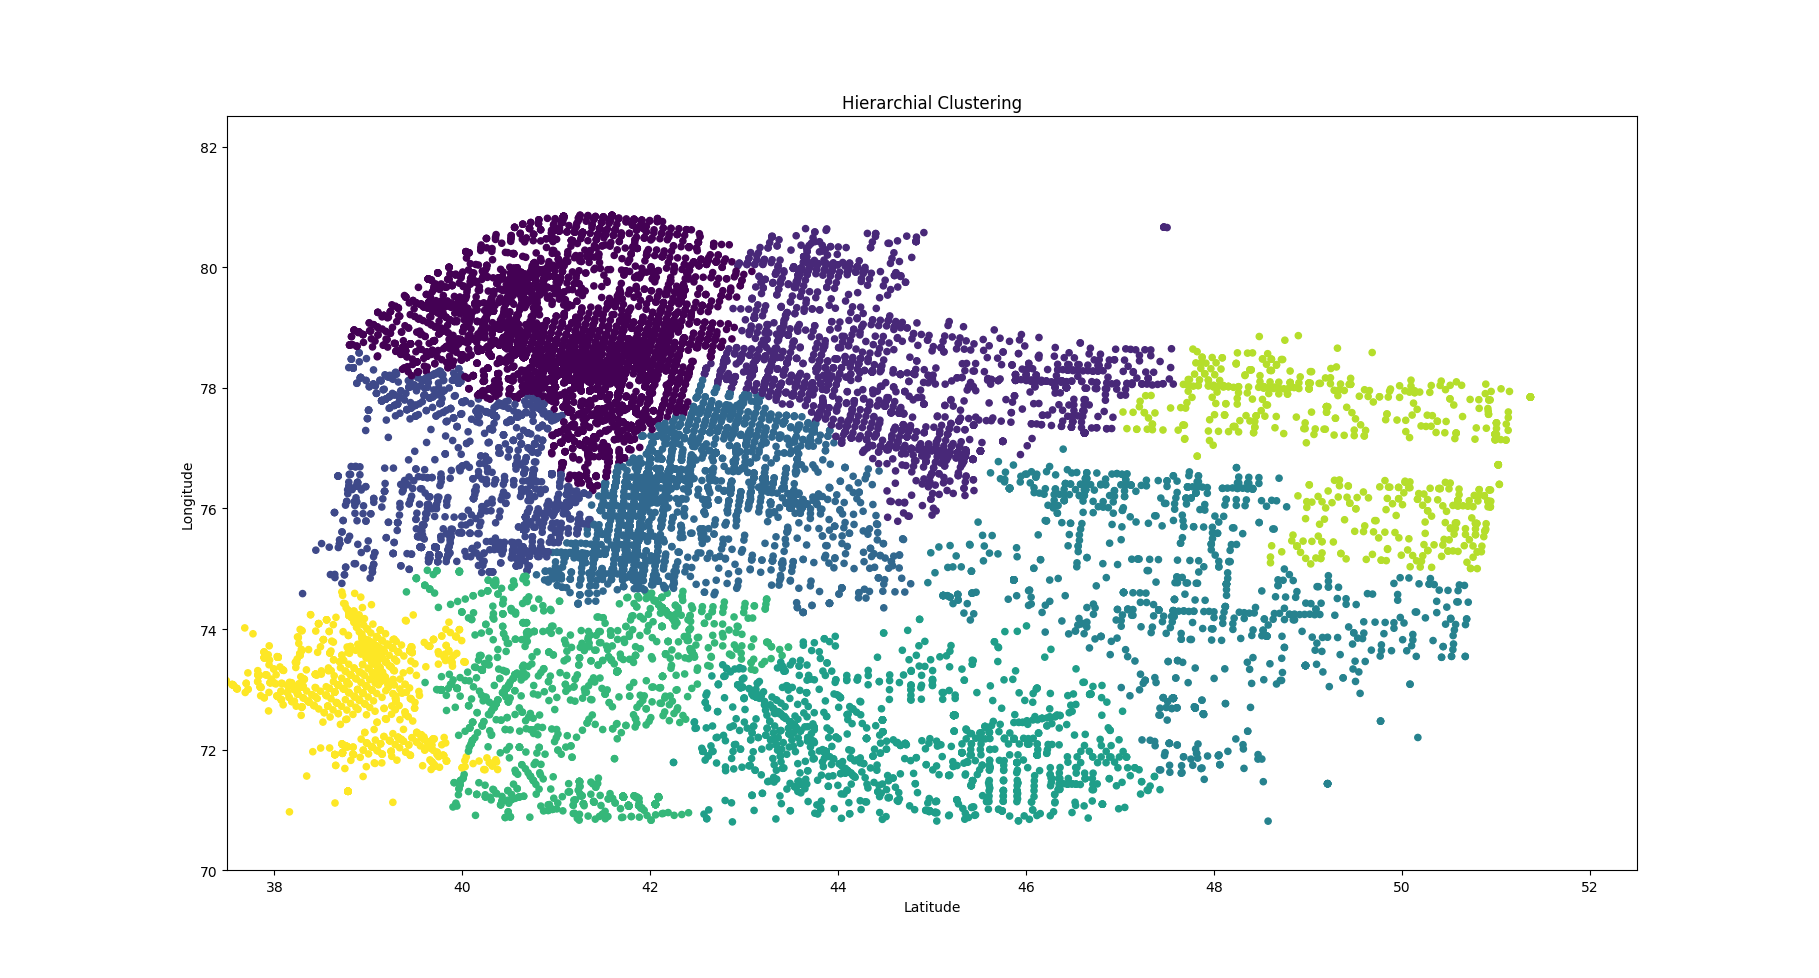

Python code for this plot:
import pandas as pd
import numpy as np
import matplotlib.pyplot as plt
import random
from sklearn.cluster import AgglomerativeClustering

#Extracting the Latitude and Longitude features
fields = ['X','Y']
df = pd.read_csv('test.csv', usecols = fields)
numpyMatrix = df.as_matrix()

#Random Sampling is done on the data 
randomsample = []
for i in range(0, len(numpyMatrix)):
	a = random.uniform(0,50)
	if(a <= 1):
		randomsample.append(numpyMatrix[i])

randomsample = np.asarray(randomsample)

numpyMatrix = randomsample

#Scaling Features
for i in range(len(numpyMatrix)):
	x = numpyMatrix[i][0]
	x *= (-1)
	x %= 122
	x *= 100
	numpyMatrix[i][0] = x

	y = numpyMatrix[i][1]
	y %= 37
	y *= 100
	numpyMatrix[i][1] = y


#setting limits of the graph
plt.xlim(37.5, 52.5)
plt.ylim(70, 82.5)

#setting labels
plt.xlabel('Latitude')
plt.ylabel('Longitude')


#Training the model
model = AgglomerativeClustering(n_clusters=10)
model.fit(numpyMatrix)

#plotting clusters and centroids
colors = [i for i in model.labels_]
plt.scatter(numpyMatrix[:,0], numpyMatrix[:,1],marker = 'o' ,s = 20, c = colors)
plt.title('Hierarchial Clustering')
plt.figure(1)
plt.show()
